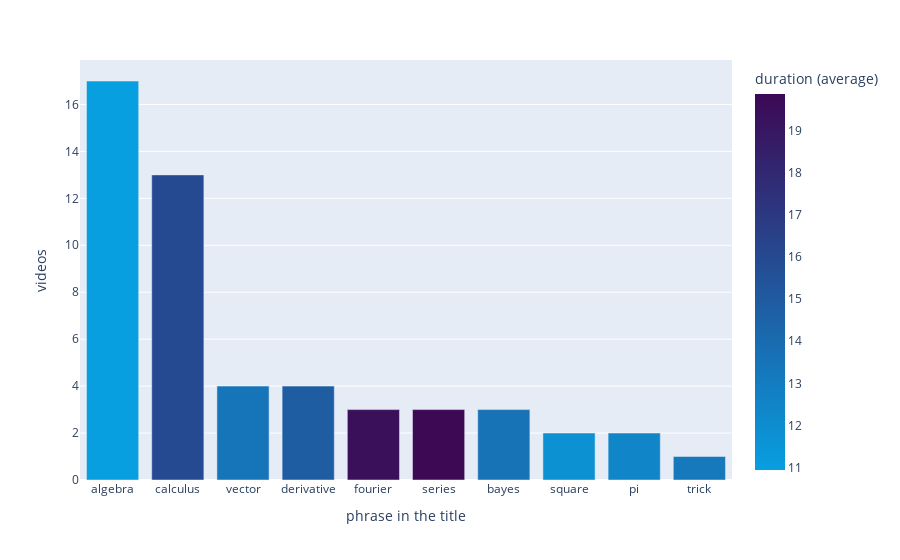

Notebook source saved alongside this figure:
### Code cell
df_phrases = df_phrases.sort_values("videos", ascending=False)
fig = df_phrases.plot(x="phrase in the title", 
                y="videos", 
                kind='bar', 
                color='duration (average)', 
                color_continuous_scale=[[0.0, "rgb(7, 159, 224)"],
                                        [1, "rgb(61, 8, 84)"]])

### Figure 1 — Plotly figure (JSON) as saved in the notebook; plotly's stock layout.template omitted (floating-point values rounded to 4 significant figures)
{"data": [{"alignmentgroup": "True", "hovertemplate": "phrase in the title=%{x}<br>videos=%{y}<br>duration (average)=%{marker.color}<extra></extra>", "legendgroup": "", "marker": {"color": [10.94, 15.94, 13.47, 14.85, 19.41, 19.87, 13.6, 11.76, 12.47, 13.22], "coloraxis": "coloraxis"}, "name": "", "offsetgroup": "", "orientation": "v", "showlegend": false, "textposition": "auto", "type": "bar", "x": ["algebra", "calculus", "vector", "derivative", "fourier", "series", "bayes", "square", " pi ", "trick"], "xaxis": "x", "y": [17, 13, 4, 4, 3, 3, 3, 2, 2, 1], "yaxis": "y"}], "layout": {"barmode": "relative", "coloraxis": {"colorbar": {"title": {"text": "duration (average)"}}, "colorscale": [[0, "rgb(7, 159, 224)"], [1, "rgb(61, 8, 84)"]]}, "legend": {"tracegroupgap": 0}, "margin": {"t": 60}, "xaxis": {"anchor": "y", "domain": [0, 1], "title": {"text": "phrase in the title"}}, "yaxis": {"anchor": "x", "domain": [0, 1], "title": {"text": "videos"}}}}
